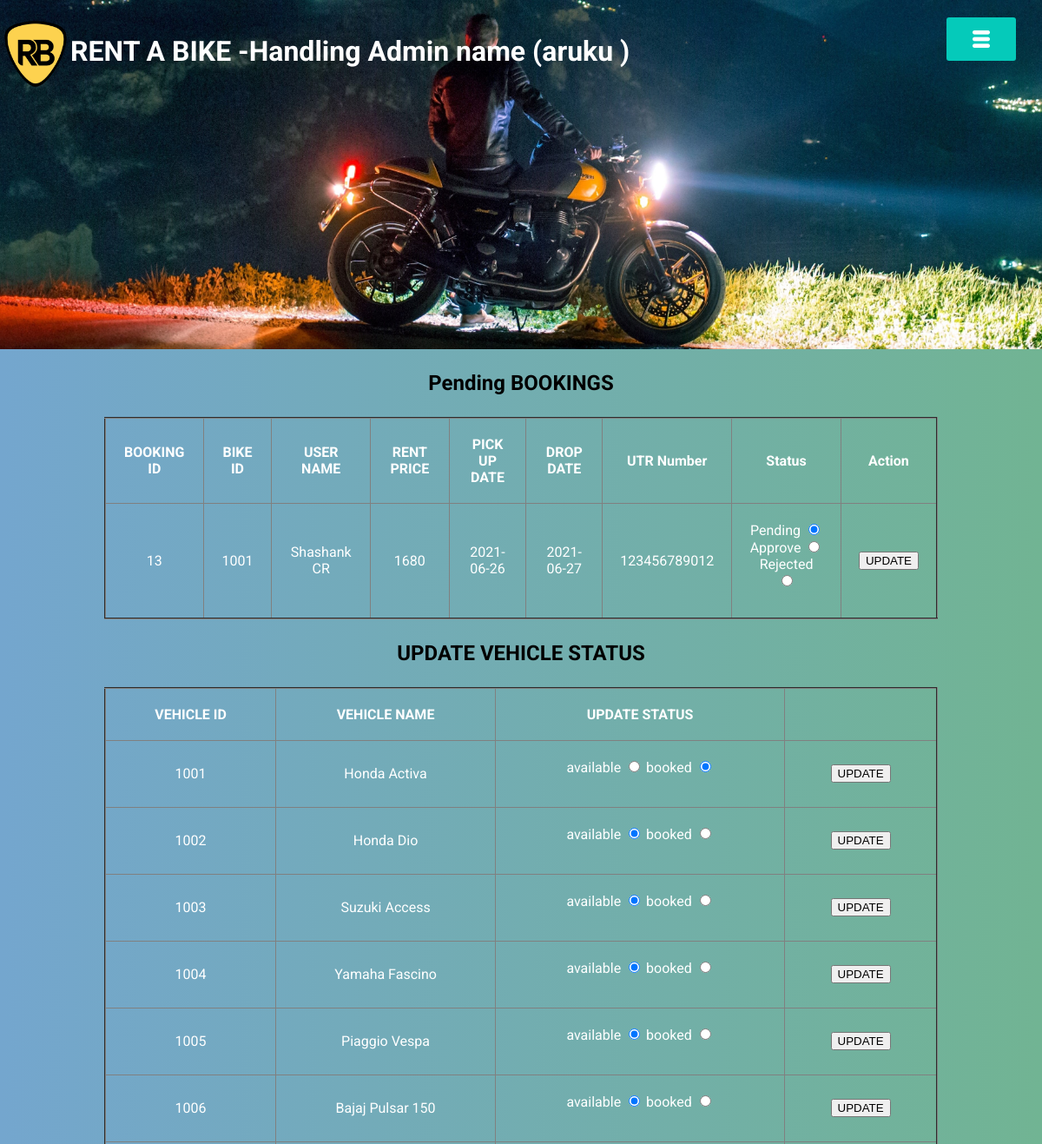
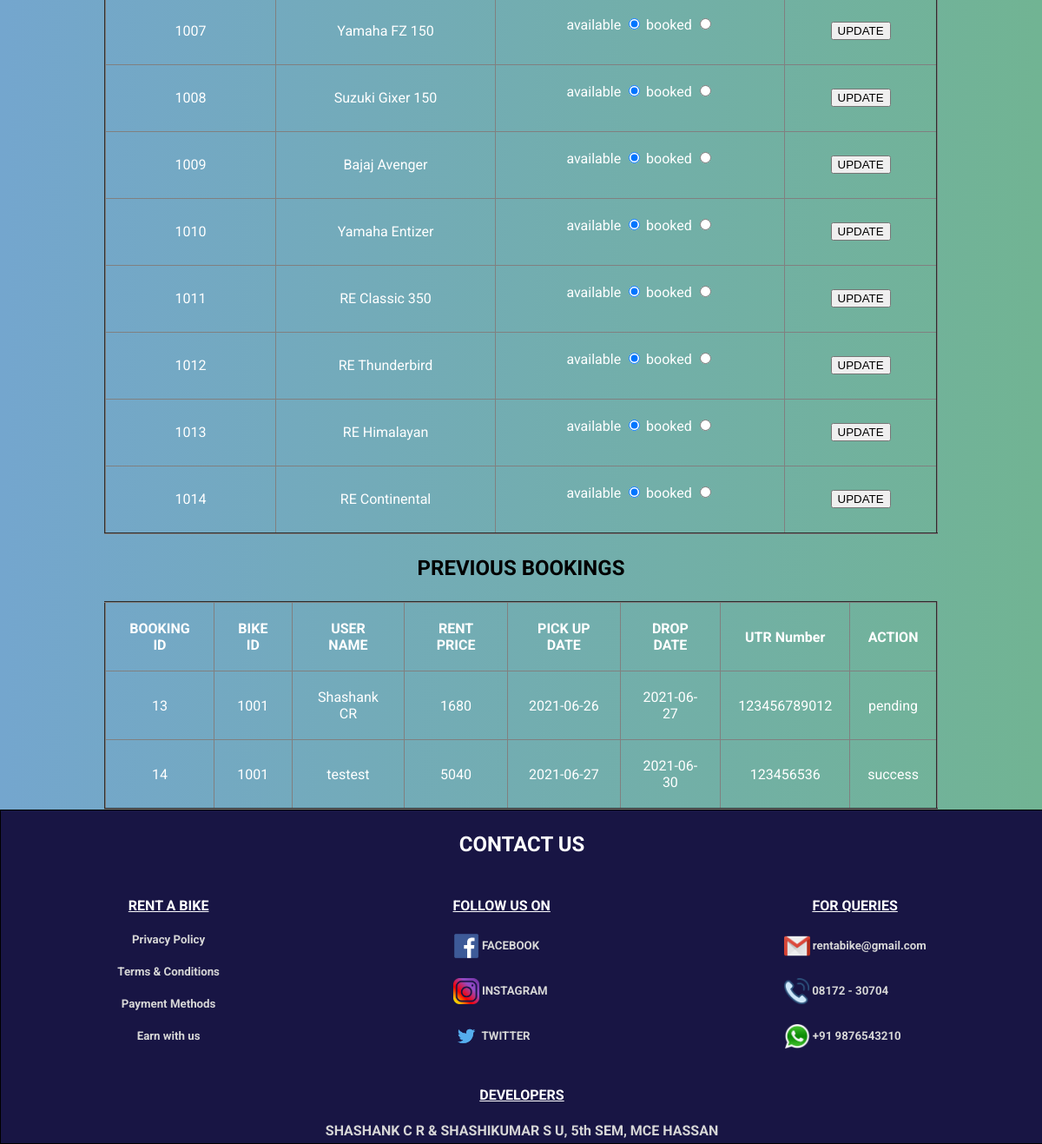
The page /admin.php (signed in) on the database its author committed (2 pictures, top to bottom).
### tables this page shows
CREATE TABLE `booking` (
  `id` int(255) NOT NULL,
  `bikeid` int(255) NOT NULL,
  `userid` int(255) NOT NULL,
  `price` int(255) NOT NULL,
  `pdate` date NOT NULL,
  `ddate` date NOT NULL,
  `utr` varchar(20) NOT NULL,
  `bstatus` varchar(20) NOT NULL,
  `vname` varchar(40) NOT NULL
);

CREATE TABLE `users` (
  `id` int(20) NOT NULL,
  `email` varchar(40) NOT NULL,
  `username` varchar(100) NOT NULL,
  `phoneno` varchar(10) NOT NULL,
  `aadhar` int(12) NOT NULL,
  `driving` varchar(100) NOT NULL,
  `password` varchar(255) NOT NULL,
  `role` varchar(100) NOT NULL,
  `image_url` text NOT NULL
);

CREATE TABLE `bikes` (
  `id` int(255) NOT NULL,
  `name` varchar(100) NOT NULL,
  `pph` int(100) NOT NULL,
  `status` varchar(100) NOT NULL
);

### admin.php (the view, shortened to what this page needs)
<?php
            if(isset($_SESSION['email'])) {
        include 'database.php';
        header("Location: index.php");
    }
        elseif(isset($_SESSION['aid'])) {
 $dbhost = "localhost:3307";
 $dbuser = "root";
 $dbpass = "";
 $dbname = "dreambikes";
$conn1 = mysqli_connect($dbhost, $dbuser, $dbpass,$dbname) or die("Unable to connect to database");
$sql2 = "SELECT * FROM bikes ";
$result2 = mysqli_query($conn1, $sql2) or die(mysqli_error($conn1));
?>
<html>
<head>
    <link type="text/css" rel="stylesheet" href="./admin.css">
</head>
<body>
<header class="head">
        <h1><img src="images/home1.png" style="width:80px; height:80px; vertical-align:middle;"/>RENT A BIKE -Handling Admin name (<?php echo $_SESSION["username"] ?> )</h1>
    </header>
        <div id="menuBtn">
            <img src="images/menu.png" id="menu" onclick="function()">
        </div>
        <section id="booking"class="booking">
        <h1 style="text-align: center; padding:5px;" >Pending BOOKINGS</h1>
        <table border="2" cellspacing="0" cellpadding="20px" style="color:white ">
            <tr>
                <th>BOOKING ID</th>
                <th>BIKE ID</th>
                <th>USER NAME</th>
                <th>RENT PRICE</th>
                <th>PICK UP DATE</th>
                <th>DROP DATE</th>
                <th>UTR Number </th>
                <th>Status </th>
                <th>Action </th>
                </tr>
            <?php
            $dbhost = "localhost:3307";
            $dbuser = "root";
            $dbpass = "";
            $dbname = "dreambikes";
           $conn1 = mysqli_connect($dbhost, $dbuser, $dbpass,$dbname) or die("Unable to connect to database");
           $sql1 = "SELECT * FROM booking ";
           $result1 = mysqli_query($conn1, $sql1) or die(mysqli_error($conn1));
            while($det = mysqli_fetch_assoc($result1)){
                if($det["bstatus"] === "pending"){
                    $booked = false;
                    $avail = true;
                }else{
                    $booked = true;
                    $avail = false;
                }
                ?>
                <?php
                 if($booked == false) {
                print "<tr><td>";
                echo $det["id"];
                print "</td><td>";
                echo $det["bikeid"];
                print "</td><td>";
                $id = $det["userid"];
                $sql3 = "SELECT * FROM users where id='$id' ";
                $result3 = mysqli_query($conn1, $sql3) or die(mysqli_error($conn1));
                $det1 = mysqli_fetch_assoc($result3);
                echo $det1["username"];
                print "</td><td>";
                echo $det["price"];
                print "</td><td>";
                echo $det["pdate"];
                print "</td><td>";
                echo $det["ddate"];
                print "</td><td>";
                echo $det["utr"];
                print "</td><td>";
                ?>
                 <form action="updatestatus.php" method="post">
                 <lable>Pending
                 <input type="radio" value="pending" name="bstatus" <?php  if($avail){echo("checked");}  ?>/></lable>
                 <lable>Approve
                 <input type="radio" value="success" name="bstatus"   ?></lable>
                 <lable>Rejected
                 <input type="radio" value="rejected" name="bstatus"   ?></lable>
                <?php print "</td><td>";?>
                <button type="submit">UPDATE</button>
                <?php } ?>
                 <?php print "</td></tr>";
            ?>
            <?php }?>
        </table>
        </section>
        <section id="vehicle" class="vehicle">
        <h1 style="text-align: center; padding:5px;" >UPDATE VEHICLE STATUS</h1>
        <table border="2" cellspacing="0" cellpadding="20px" style="color:white">
            <tr>
                <th>VEHICLE ID</th>
                <th>VEHICLE NAME</th>
                <th>UPDATE STATUS</th>
                <th></th>
                </tr>
            <?php
            while($det2 = mysqli_fetch_assoc($result2)){
                print "<tr><td>";
                echo $det2["id"];
                print "</td><td>";
                echo $det2["name"];
                print "</td><td>";
                if($det2["status"] === "available"){
                    $booked = false;
                    $avail = true;
                }else{
                    $booked = true;
                    $avail = false;
                }
                ?>
                 <form action="update.php" method="post">
                 <lable>available
                 <input type="radio" value="available" name="status" <?php  if($avail){echo("checked");}  ?>/></lable>
                 <lable>booked
                 <input type="radio" value="booked" name="status" <?php if($booked){echo("checked");}  ?>/></lable>
                <?php print "</td><td>";?>
                <button type="submit">UPDATE</button>
                 <?php print "</td></tr>";
            ?>
            <?php } ?>
            </table>
        </section>
        <section id="booked"class="booking">
        <h1 style="text-align: center; padding:5px;" >PREVIOUS BOOKINGS</h1>
        <table border="2" cellspacing="0" cellpadding="20px" style="color:white ">
            <tr>
                <th>BOOKING ID</th>
                <th>BIKE ID</th>
                <th>USER NAME</th>
                <th>RENT PRICE</th>
                <th>PICK UP DATE</th>
                <th>DROP DATE</th>
                <th>UTR Number </th>
                <th>ACTION </th>
                </tr>
                <?php
                $dbhost = "localhost:3307";
                $dbuser = "root";
                $dbpass = "";
                 $dbname = "dreambikes";
                $conn1 = mysqli_connect($dbhost, $dbuser, $dbpass,$dbname) or die("Unable to connect to database");
                $sql1 = "SELECT * FROM booking ";
                $result1 = mysqli_query($conn1, $sql1) or die(mysqli_error($conn1));
            while($det = mysqli_fetch_assoc($result1)){
                print "<tr><td>";
                echo $det["id"];
                print "</td><td>";
                echo $det["bikeid"];
                print "</td><td>";
                $id = $det["userid"];
                $sql3 = "SELECT * FROM users where id='$id' ";
                $result3 = mysqli_query($conn1, $sql3) or die(mysqli_error($conn1));
                $det1 = mysqli_fetch_assoc($result3);
                echo $det1["username"];
                print "</td><td>";
                echo $det["price"];
                print "</td><td>";
                echo $det["pdate"];
                print "</td><td>";
                echo $det["ddate"];
                print "</td><td>";
                echo $det["utr"];
                print "</td><td>";
                echo $det["bstatus"];?>
                <?php print "</td></tr>";
            ?>
            <?php }?>
        </table>
        <div id="about" class="about">
        <h1 style="text-align: center; padding:5px;" >CONTACT US</h1>
        <div class="footer-container">
        <div class="footbox">
            <h4 style="text-align: center; text-decoration-line: underline ;">RENT A BIKE</h4>
            <h5 style="text-align: center;  padding:0px; color:#d6d6d6;">Privacy Policy</h5>
            <h5 style="text-align: center;  padding:0px; color:#d6d6d6;">Terms & Conditions</h5>
            <h5 style="text-align: center;  padding:0px; color:#d6d6d6;">Payment Methods</h5>
            <h5 style="text-align: center;  padding:0px; color:#d6d6d6;">Earn with us</h5>
        </div>
            <div class="footbox" >
                    <h4 style="text-align: center; text-decoration-line: underline ;  ">FOLLOW US ON</h4>
                    <div class="social">
                   <a href="https://www.facebook.com/" > <h5 style=" padding:0px; color:#d6d6d6;"><img style="width:auto;height:30px; vertical-align:middle;" src="./images/social/facebook.png"></img></a>    FACEBOOK</h5>
                   <a href="https://www.instagram.com/"  ><h5 style=" padding:0px; color:#d6d6d6;"><img style="width:auto;height:30px; vertical-align:middle;"src="./images/social/instagram.png"></img></a> INSTAGRAM</h5>
                   <a href="https://twitter.com/?lang=en " ><h5 style=" padding:0px; color:#d6d6d6;"><img style="width:auto;height:30px; vertical-align:middle;"src="./images/social/twitter.png"></img></a> TWITTER</h5>
                    </div>
            </div>
            <div class="footbox" >
                    <h4 style="text-align: center; text-decoration-line: underline ;">FOR QUERIES</h4>
                   <h5 style=" padding:0px; color:#d6d6d6;"><img style="width:auto;height:30px; vertical-align:middle;"src="./images/social/gmail.png"></img></a> rentabike@gmail.com</h5>
                   <h5 style=" padding:0px; color:#d6d6d6;"><img style="width:auto;height:30px; vertical-align:middle;"src="./images/social/call.png"></img></a> 08172 - 30704</h5>
                   <h5 style=" padding:0px; color:#d6d6d6;"><img style="width:auto;height:30px; vertical-align:middle;"src="./images/social/whatsapp.png"></img></a> +91 9876543210</h5>
        </div>
                </div>
                <div class="footbox">
            <h4 style="text-align: center; text-decoration-line: underline ;">DEVELOPERS</h4>
            <h4 style="text-align: center;  padding-bottom:5px; margin-bottom:0px;color:#d6d6d6;">SHASHANK C R & SHASHIKUMAR S U, 5th SEM, MCE HASSAN</h4>
        </div>
</div>
</body>
</html>
<?php
                }
else
                header("Location: log.php");
            ?>

### admin.css (style rules this page uses)
body { height: 100vh; background: #76b852; background: -webkit-linear-gradient(right, #71b493, #74a6ce); background: -moz-linear-gradient(right, #71b493, #74a6ce); background: -o-linear-gradient(right, #71b493, #74a6ce); background: linear-gradient(to left, #71b493, #74a6ce); font-family: "Roboto", sans-serif; -webkit-font-smoothing: antialiased; -moz-osx-font-smoothing: grayscale; border:none; border:none!important; padding:0!important; margin:0 !important; }
.head { background:url(images/background.jpg); background-size: cover; background-position:center; height: 50vh; width: 100%; background-color: #93c0bc; color:white; padding: 1px; }
#menuBtn { width: 80px; height: 50px; background: #05caba; text-align: center; position: fixed; right: 30px; top:20px; border-radius:3px; z-index: 3; cursor: pointer; }
#menuBtn img { width: 20px; margin-top: 15px; }
table { width: 80%; border-collapse: collapse; text-align: center; padding: 20px; margin:auto; }
.footer-container { display: flex; justify-content:space-around; }
.footbox { margin-left: 20px; margin-right: 20px; }
.about { background:#181544; color:white; min-width: 100%; border: 1px solid black; }

### rows shown on the page
booking: id "13", bikeid "1001", userid.username "Shashank CR", price "1680", pdate "2021-06-26", ddate "2021-06-27", utr "123456789012", bstatus "☑", bstatus "pending"
bikes: id "1001", name "Honda Activa", status "☑"
bikes: id "1002", name "Honda Dio", status "☑"
bikes: id "1003", name "Suzuki Access", status "☑"
bikes: id "1004", name "Yamaha Fascino", status "☑"
bikes: id "1005", name "Piaggio Vespa", status "☑"
bikes: id "1006", name "Bajaj Pulsar 150", status "☑"
bikes: id "1007", name "Yamaha FZ 150", status "☑"
bikes: id "1008", name "Suzuki Gixer 150", status "☑"
bikes: id "1009", name "Bajaj Avenger", status "☑"
bikes: id "1010", name "Yamaha Entizer", status "☑"
bikes: id "1011", name "RE Classic 350", status "☑"
bikes: id "1012", name "RE Thunderbird", status "☑"
bikes: id "1013", name "RE Himalayan", status "☑"
bikes: id "1014", name "RE Continental", status "☑"
booking: id "14", bikeid "1001", userid.username "testest", price "5040", pdate "2021-06-27", ddate "2021-06-30", utr "123456536", bstatus "success"

### other values the page prints
$_SESSION["username"] "aruku"
